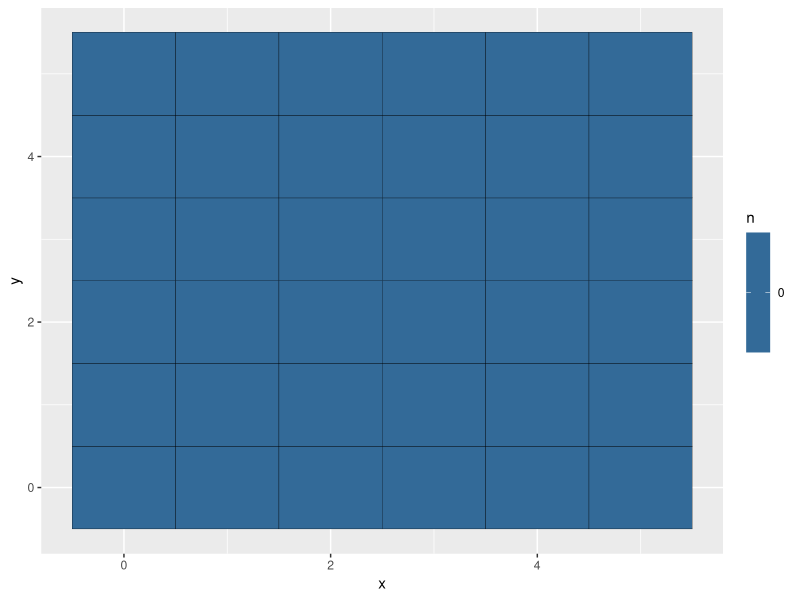

Write the R code that produced this figure.
## ---- chunk 1
library(dplyr)
library(tidyverse)
## ---- chunk 2
grid_dimineions  <- seq(0,5)

expand.grid(x = grid_dimineions, y = grid_dimineions) -> grid

grid %>% unite(coordinates, c(x,y), sep = ',', remove = FALSE) %>% 
  mutate(d = 0.4, b = 0.8, e = 0.2, i = 0.4, n = 0 )-> grid

## ---- chunk 3

eqation_func <- function(n, b, d, i, e){
  return(n+b*n - d*n + i*n - e*n)
}

## ---- chunk 4
simulator <- function(data){
  next_ns <- NULL
  for(i in 1:nrow(data)){
    next_ns[i] = eqation_func(data$n[i], data$b[i], data$d[i], data$i[i], data$e[i])
  }
  result <- data.frame(data |> mutate(n = next_ns))
  return(result)
}

## ---- chunk 5
simulator(data = grid) %>% ggplot(aes(x = x, y = y, fill = n)) +
  geom_tile(colour = "black")
## ---- chunk 6
euclidean_distance <- function(x1, x2, y1, y2){
  return(sqrt(((x2 - x1)^2 + (y2 - y1)^2)))
}
euclidean_distance(0, 0, 1, 0)
